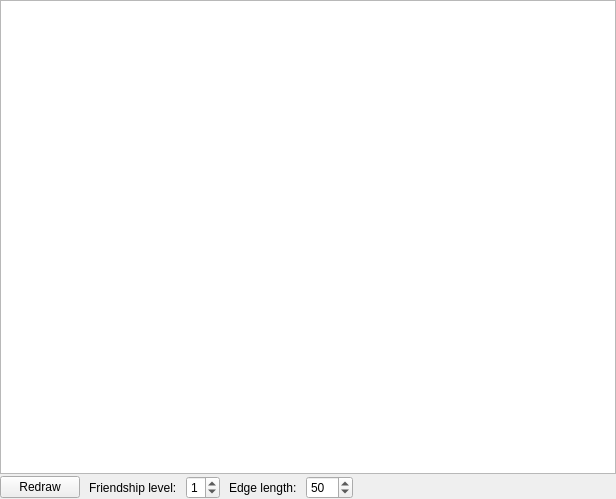
<?xml version="1.0" encoding="UTF-8"?>
<ui version="4.0">
 <class>NetworkView</class>
 <widget class="QWidget" name="NetworkView">
  <property name="geometry">
   <rect>
    <x>0</x>
    <y>0</y>
    <width>616</width>
    <height>499</height>
   </rect>
  </property>
  <layout class="QGridLayout">
   <property name="horizontalSpacing">
    <number>6</number>
   </property>
   <property name="verticalSpacing">
    <number>2</number>
   </property>
   <property name="margin">
    <number>0</number>
   </property>
   <item row="0" column="0">
    <widget class="GraphWidget" name="graphicsView"/>
   </item>
   <item row="1" column="0">
    <layout class="QGridLayout">
     <property name="horizontalSpacing">
      <number>9</number>
     </property>
     <property name="verticalSpacing">
      <number>6</number>
     </property>
     <item row="0" column="0">
      <widget class="QPushButton" name="refreshButton">
       <property name="text">
        <string>Redraw</string>
       </property>
      </widget>
     </item>
     <item row="0" column="5">
      <spacer>
       <property name="orientation">
        <enum>Qt::Horizontal</enum>
       </property>
       <property name="sizeHint" stdset="0">
        <size>
         <width>391</width>
         <height>23</height>
        </size>
       </property>
      </spacer>
     </item>
     <item row="0" column="2">
      <widget class="QSpinBox" name="maxFriendLevelSB">
       <property name="minimum">
        <number>0</number>
       </property>
       <property name="maximum">
        <number>2</number>
       </property>
       <property name="value">
        <number>1</number>
       </property>
      </widget>
     </item>
     <item row="0" column="1">
      <widget class="QLabel" name="label_2">
       <property name="text">
        <string>Friendship level:</string>
       </property>
      </widget>
     </item>
     <item row="0" column="4">
      <widget class="QSpinBox" name="edgeLengthSB">
       <property name="minimum">
        <number>10</number>
       </property>
       <property name="maximum">
        <number>200</number>
       </property>
       <property name="value">
        <number>50</number>
       </property>
      </widget>
     </item>
     <item row="0" column="3">
      <widget class="QLabel" name="label_3">
       <property name="text">
        <string>Edge length:</string>
       </property>
      </widget>
     </item>
    </layout>
   </item>
  </layout>
 </widget>
 <customwidgets>
  <customwidget>
   <class>GraphWidget</class>
   <extends>QGraphicsView</extends>
   <header>gui/elastic/graphwidget.h</header>
  </customwidget>
 </customwidgets>
 <resources/>
 <connections/>
</ui>
